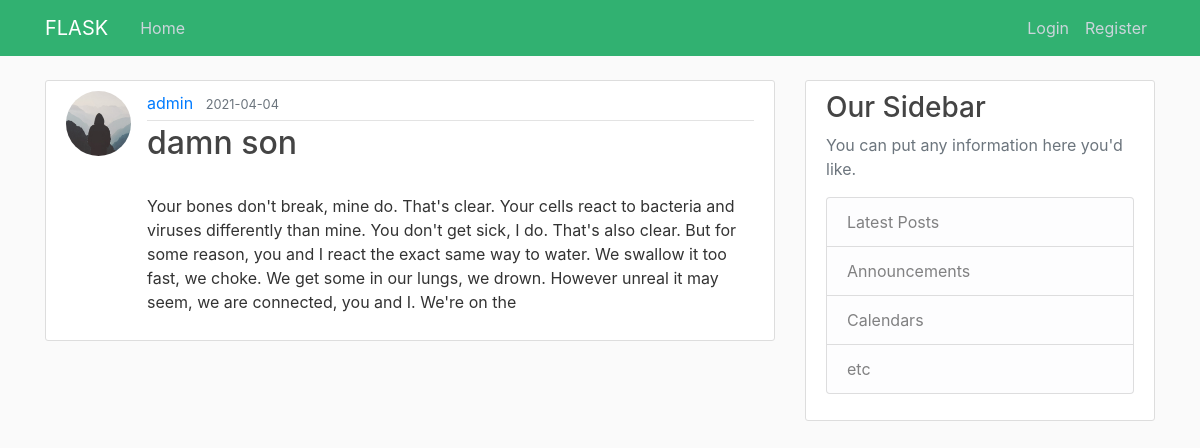
/post/12, run on an earlier commit of the app's database.
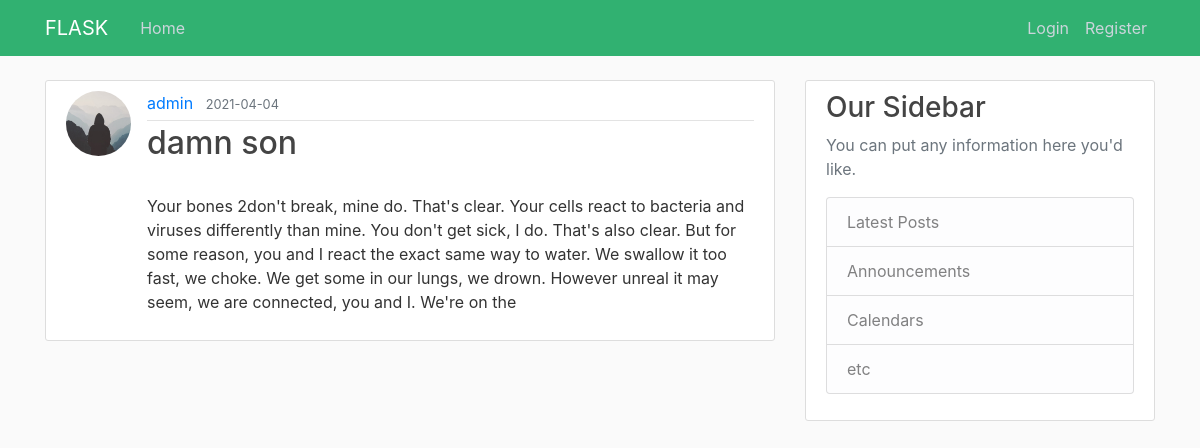
And on a later commit of the database.
### web_app/models.py (models this page shows, shortened)
class Post(db.Model):
    id = db.Column(db.Integer, primary_key=True)
    title = db.Column(db.String(100), nullable=False)
    date_posted = db.Column(db.DateTime, nullable=False, default=datetime.utcnow)
    content = db.Column(db.Text, nullable=False)
    user_id = db.Column(db.Integer, db.ForeignKey("user.id"), nullable=False)

### web_app/posts/routes.py (the view)
@posts.route("/post/<int:post_id>") # getting a variable from a DB, in this case the ID of the post
def post(post_id):
    post = Post.query.get_or_404(post_id) #creating a object from a database variable, if no post return template 404
    return render_template("post.html", title=post.title, post=post)

### web_app/templates/post.html
{% extends "base.html" %}
{% block content %}
    <article class="media content-section">
    <img class="rounded-circle article-img" src="{{ url_for('static', filename='profile_pics/' + post.author.image_file) }}">
    <div class="media-body">
        <div class="article-metadata">
        <a class="mr-2" href="#">{{ post.author.username }}</a>
        <small class="text-muted">{{ post.date_posted.strftime('%Y-%m-%d') }}</small>
        </div>
        <h2 class="article-title"> {{ post.title }} </h2>
        <p class="article-content">{{ post.content }}</p>
    </div>
    </article>
{% endblock content %}

What changed in the data, as far as the page shows it:
changed Post "damn son": content "Your bones don't break, mine do. That's…" → "Your bones 2don't break, mine do. That's…"
